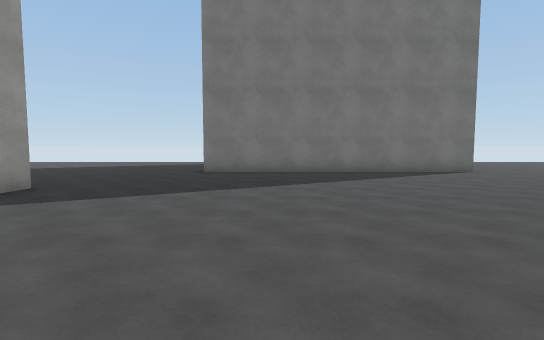
View 1 (above)

16 first-person views from a walk through a Unity game level. The camera is 1.4 m above the floor, tilts 4° down and sees 85° across. The floor is counted in squares, 2 m on a side. Each view is taken from the middle of a square. On the plan, view 1 faces up. The plan holds only what a view shows up to about 10 squares ahead; the rest is blank. The place goes on beyond the plan. The player character is not drawn. Surface patterns are stand-ins for the level's own textures.

View 2
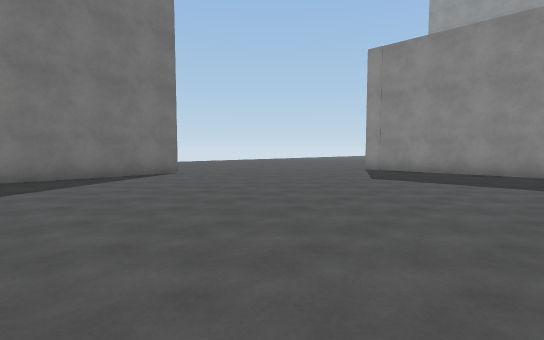

View 3
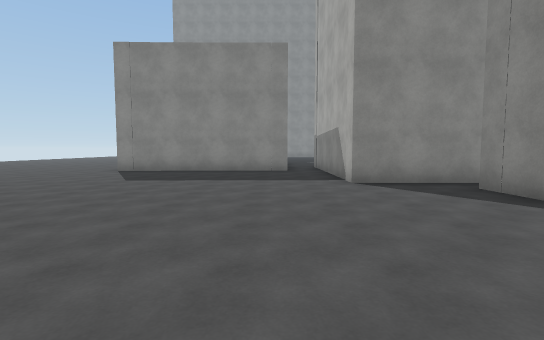

View 4
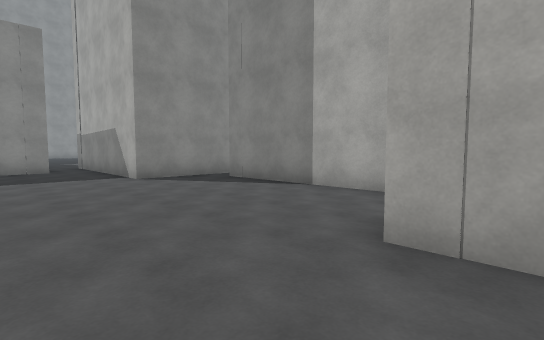

View 5
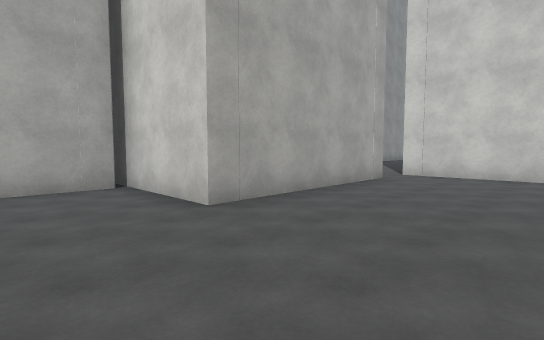

View 6
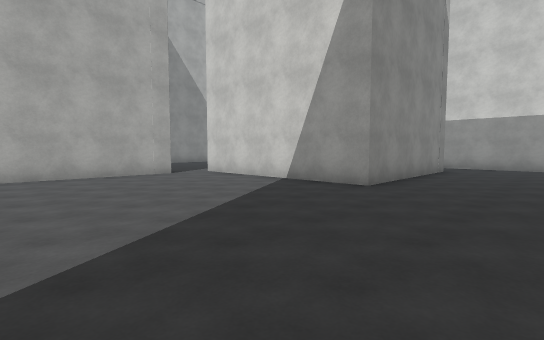

View 7
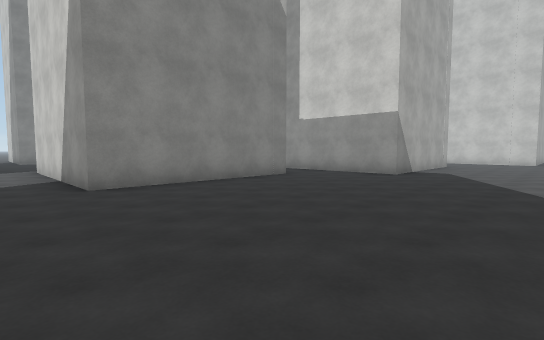

View 8
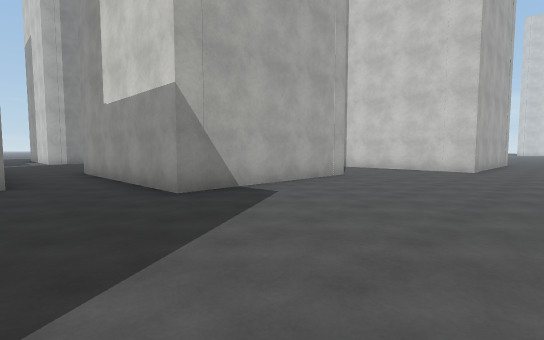

View 9
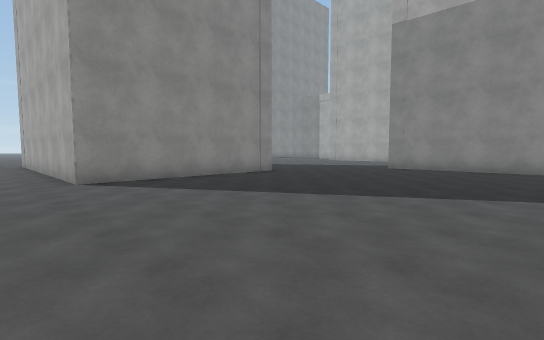

View 10
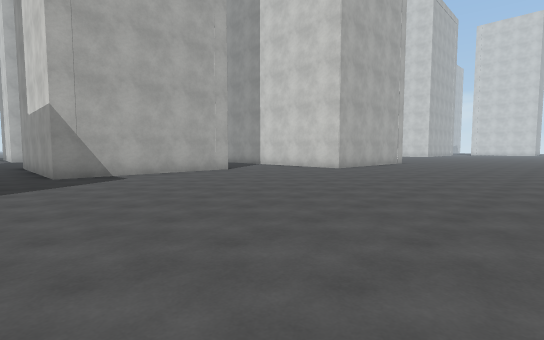

View 11
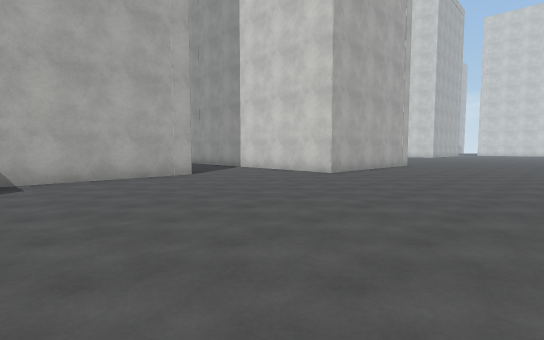

View 12
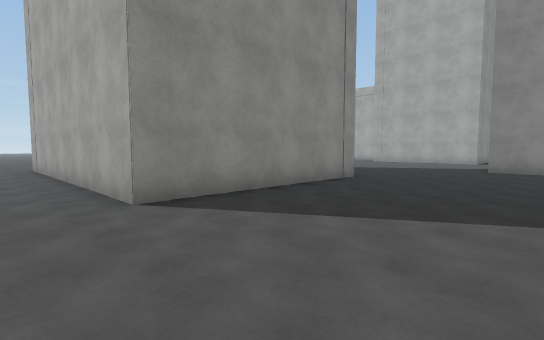

View 13
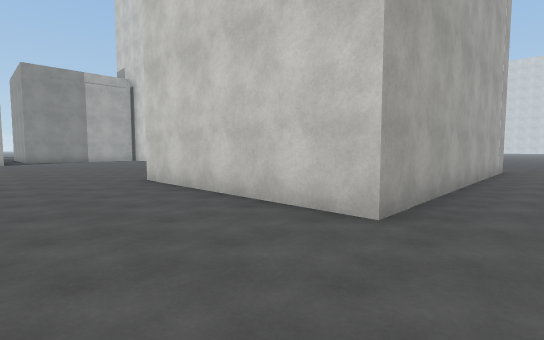

View 14
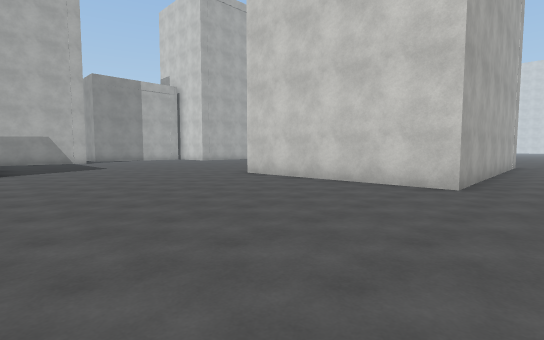

View 15
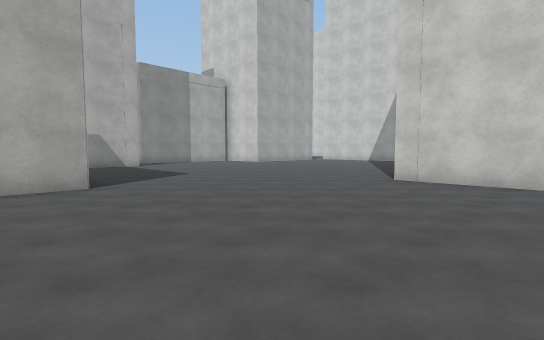

View 16
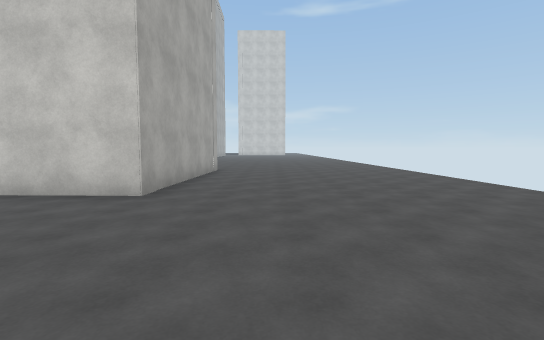

### Floor plan
Points are (right, up) in squares from view 1. A wall is a line through its corners. A room is listed if a view was taken in it or the views show most of it. See-through windows are left out.
Room 1 (views 1, 2, 3, 4, 5, 6, 7, 8, 9, 10, 11, 12, 13, 14, 15, 16)
walls: (-2.1, 9.1) (-2.1, 14.6) (6.2, 14.7) (6.3, 9.2) (-2.1, 9.1); (-9.4, 5.2) (-4.3, 5.3) (-4.3, -0.3); (-3.1, -0.2) (2, -0.2) (2, -3.6); (2.2, -2.7) (7.3, -2.7); (-16.4, 7.6) (-11.3, 7.6) (-11.3, 6.4); (8.2, -3.5) (8.2, -0.7) (12.6, -0.7); (11.7, 0.5) (11.6, 6) (12.8, 6); (-22.6, 10.1) (-19.4, 10) (-19.5, 7.8)
ways out: opening at (-18, 8.7); opening at (-10.5, 6.5); opening at (-4, 0)

Positions as (right, up) in squares from view 1, and headings:
1: (0, 0), facing up
2: (2, 1), facing up-right
3: (2, 1), facing right
4: (1, 2), facing down-right
5: (4, 3), facing down-left
6: (1, 8), facing down-left
7: (-3, 11), facing down-left
8: (-9, 12), facing down-left
9: (-9, 16), facing down-right
10: (-10, 16), facing down-left
11: (-12, 15), facing down-left
12: (-6, 16), facing down-right
13: (9, 16), facing down-left
14: (12, 16), facing down-left
15: (13, 12), facing down-left
16: (-15, 12), facing left
